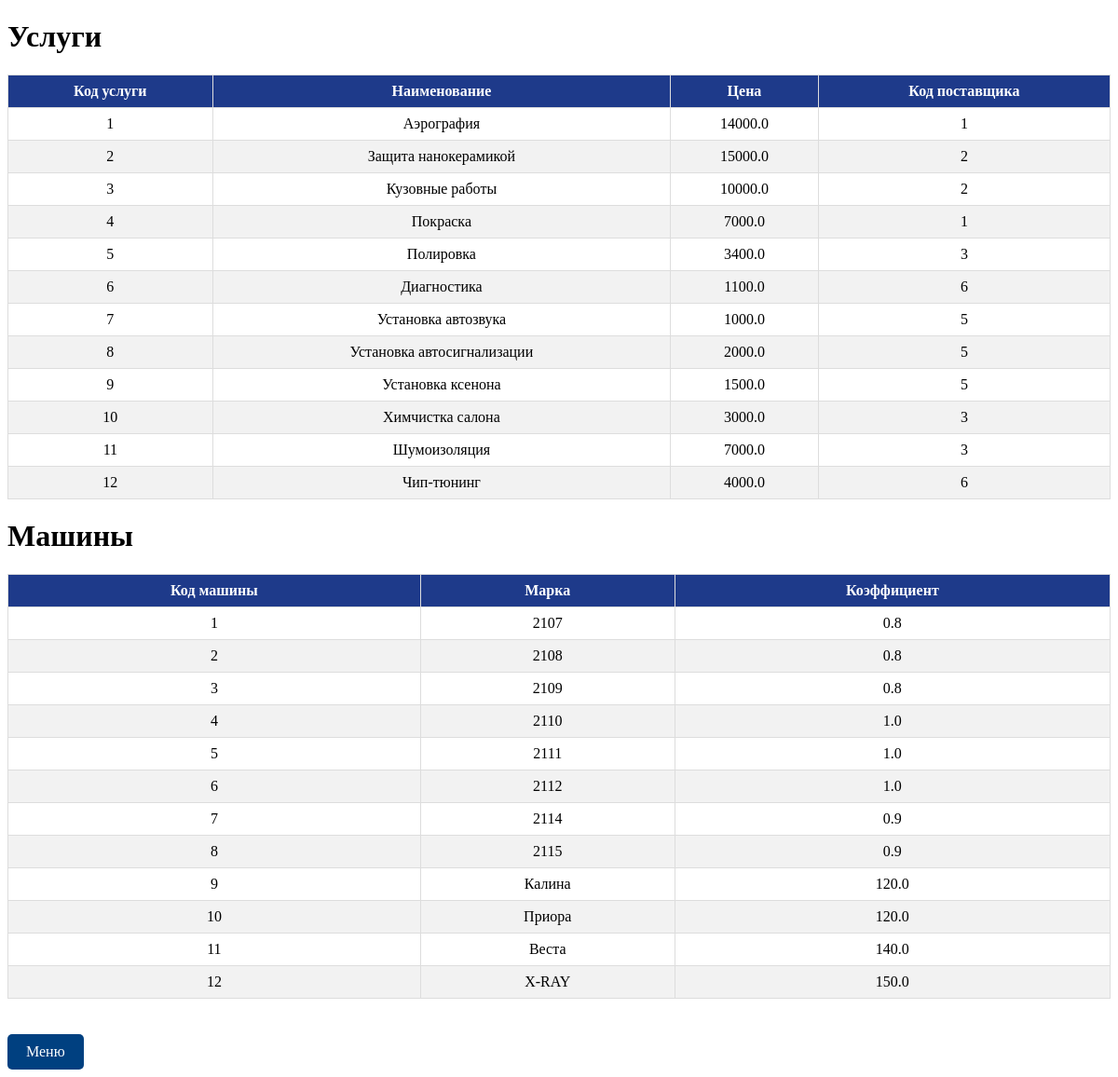
Screenshot of /services/ (signed in) with the database file from the repository.
### services/models.py (models this page shows, shortened)
class Service(models.Model):
    code = models.IntegerField(unique=True)
    name = models.CharField(max_length=100)
    price = models.FloatField()
    supplier_code = models.IntegerField()

class Car(models.Model):
    code = models.IntegerField(unique=True)
    brand = models.CharField(max_length=50)
    coefficient = models.FloatField()

### services/views.py (the view)
# urls.py: path('', views.services_view, name='services'),
@permission_required('services')
def services_view(request):
    services = Service.objects.all()
    cars = Car.objects.all()
    return render(request, 'services/services.html', {'services': services, 'cars': cars})

### access_control/utils.py (called while the page is built)
def has_permission(user, view_name):
    try:
        access = AccessControl.objects.get(user=user)
        permission_map = {
            'homepage': access.view_homepage, #
            'about': access.view_about,
            'services': access.view_services, #
            'suppliers': access.view_suppliers, #
            'employees': access.view_employees, #
            'salary': access.view_salary,
            'reports': access.view_reports, #
            'access_system': access.view_access_system, #
            'archive': access.view_archive, #
        }
        return permission_map.get(view_name, 0) in [1, 2]  # 1 - доступ разрешен, 0 - доступ запрещен
    except AccessControl.DoesNotExist:
        return False

### services/templates/services/services.html (shortened to what this page needs)
{% load static %}
<!DOCTYPE html>
<html lang="en">
<head>
    <link rel="stylesheet" href="{% static 'services/styles.css' %}">
</head>
<body>
    <h1>Услуги</h1>
    <table>
        <thead>
            <tr>
                <th>Код услуги</th>
                <th>Наименование</th>
                <th>Цена</th>
                <th>Код поставщика</th>
            </tr>
        </thead>
        <tbody>
            {% for service in services %}
            <tr>
                <td>{{ service.code }}</td>
                <td>{{ service.name }}</td>
                <td>{{ service.price }}</td>
                <td>{{ service.supplier_code }}</td>
            </tr>
            {% endfor %}
        </tbody>
    </table>
    <h1>Машины</h1>
    <table>
        <thead>
            <tr>
                <th>Код машины</th>
                <th>Марка</th>
                <th>Коэффициент</th>
            </tr>
        </thead>
        <tbody>
            {% for car in cars %}
            <tr>
                <td>{{ car.code }}</td>
                <td>{{ car.brand }}</td>
                <td>{{ car.coefficient }}</td>
            </tr>
            {% endfor %}
        </tbody>
    </table>
    <br>
    <a href="{% url 'homepage' %}" style="display: inline-block; padding: 10px 20px; background-color: #004080; color: #ffffff; border-radius: 5px; text-decoration: none;">Меню</a>
</body>
</html>

### services/static/services/styles.css (style rules this page uses)
table { width: 100%; border-collapse: collapse; margin-bottom: 20px; }
th, td { border: 1px solid #ddd; padding: 8px; text-align: center; }
th { background-color: #1e3a8a; color: white; }
tr:nth-child(even) { background-color: #f2f2f2; }

### rows the page displays
Service: code "1", name "Аэрография", price "14000.0", supplier_code "1"
Service: code "2", name "Защита нанокерамикой", price "15000.0", supplier_code "2"
Service: code "3", name "Кузовные работы", price "10000.0", supplier_code "2"
Service: code "4", name "Покраска", price "7000.0", supplier_code "1"
Service: code "5", name "Полировка", price "3400.0", supplier_code "3"
Service: code "6", name "Диагностика", price "1100.0", supplier_code "6"
Service: code "7", name "Установка автозвука", price "1000.0", supplier_code "5"
Service: code "8", name "Установка автосигнализации", price "2000.0", supplier_code "5"
Service: code "9", name "Установка ксенона", price "1500.0", supplier_code "5"
Service: code "10", name "Химчистка салона", price "3000.0", supplier_code "3"
Service: code "11", name "Шумоизоляция", price "7000.0", supplier_code "3"
Service: code "12", name "Чип-тюнинг", price "4000.0", supplier_code "6"
Car: code "1", brand "2107", coefficient "0.8"
Car: code "2", brand "2108", coefficient "0.8"
Car: code "3", brand "2109", coefficient "0.8"
Car: code "4", brand "2110", coefficient "1.0"
Car: code "5", brand "2111", coefficient "1.0"
Car: code "6", brand "2112", coefficient "1.0"
Car: code "7", brand "2114", coefficient "0.9"
Car: code "8", brand "2115", coefficient "0.9"
Car: code "9", brand "Калина", coefficient "120.0"
Car: code "10", brand "Приора", coefficient "120.0"
Car: code "11", brand "Веста", coefficient "140.0"
Car: code "12", brand "X-RAY", coefficient "150.0"
